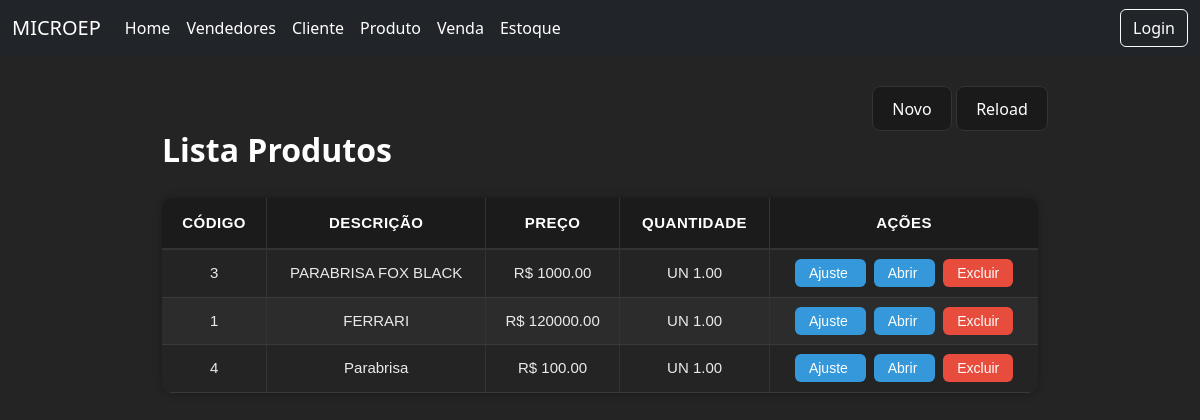
Page /produtos/ on the earlier database version.
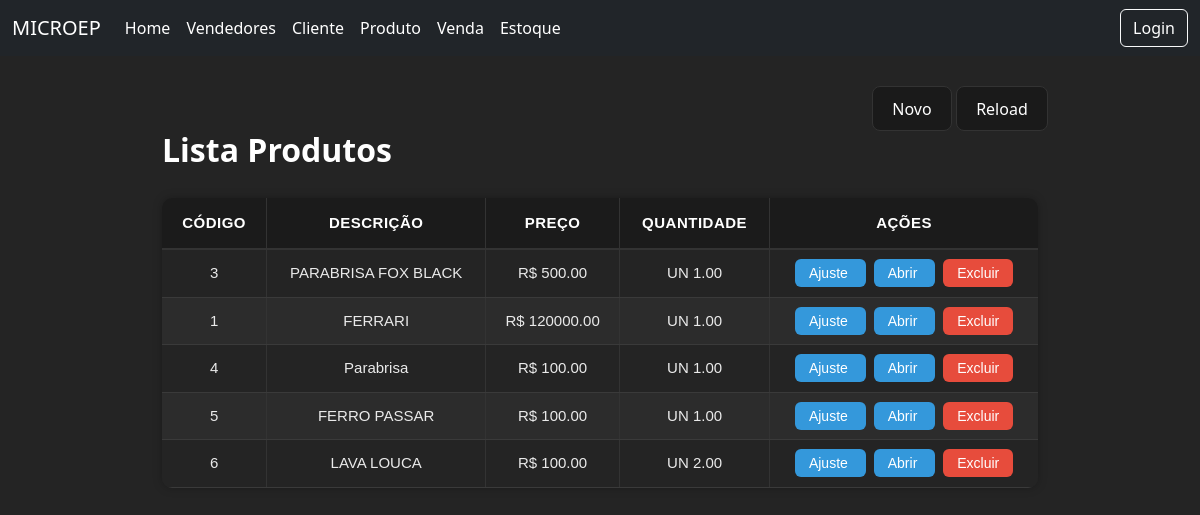
Same page on the later database version.
### core/models.py (models this page shows, shortened)
class produto(models.Model):
    codigo = models.IntegerField()
    descricao = models.CharField(max_length=100)
    preco = models.DecimalField(max_digits=10,decimal_places=2)
    quantidadeestoque = models.DecimalField(max_digits=10,decimal_places=2,default=0)

### core/views.py (the view)
# urls.py: path('produtos/',views.produtoview,name='produtos'),
def produtoview(request):
    produtos = produto.objects.all()
    return render(request,'modelos/produtos.html',{'produtos':produtos})

### core/templates/modelos/produtos.html (shortened to what this page needs)
<!DOCTYPE html>
<html lang="en">
<head>
    {% load static %}
    <link rel="stylesheet" href="{% static 'produtos.css' %}">
</head>
<body>
    {% include 'components/navbar.html' %}
    <div class="divcentral">
        <div class="controlebuttons">
            <div class="buttonsalign">
                <button class="buttonp">
                    <a href="{% url 'cadastroproduto' %}">Novo</a>
                </button>
                <button class="buttonp">
                    <a href="{% url 'produtos' %}">Reload</a>
                </button>
            </div>
        </div>
        <div class="grid">
            <h2 class="boldtext">Lista Produtos</h2>
            <table class="tabela-vendedores">
                <thead>
                    <tr>
                        <th class="colunmgrid text-center">Código</th>
                        <th class="text-center">Descrição</th>
                        <th class="text-center">Preço</th>
                        <th class="text-center">Quantidade</th>
                        <th class="text-center">Ações</th>
                    </tr>
                </thead>
                <tbody>
                    {% for p in produtos %}
                    <tr>
                        <td class="text-center">{{ p.codigo }}</td>
                        <td class="text-center">{{ p.descricao }}</td>
                        <td class="text-center">R$ {{ p.preco }}</td>
                        <td class="text-center">UN {{ p.quantidadeestoque }}</td>
                        <td class="text-center">
                            <a href="{% url 'ajustarestoque' p.id %}" class="btn-detalhe me-2">
                                Ajuste
                            </a>
                            <a href="{% url 'editarproduto' p.id %}" class="btn-detalhe me-2">
                                Abrir
                            </a>
                            <a href="{% url 'removerproduto' p.id %}" class="btn-delete">
                                Excluir
                            </a>
                        </td>
                    </tr>
                    {% endfor %}
                </tbody>
            </table>
        </div>
    </div>
</body>
</html>

Differences in the rows shown:
changed produto "PARABRISA FOX BLACK": preco "1000.00" → "500.00"
added produto: codigo "5", descricao "FERRO PASSAR", preco "100.00", quantidadeestoque "1.00"
added produto: codigo "6", descricao "LAVA LOUCA", preco "100.00", quantidadeestoque "2.00"
